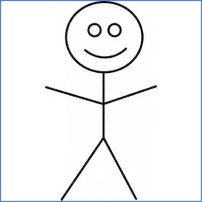
#> input picture Boo/stick.jpg, 202 x 202 px
$ jupyter execute Apertures.ipynb   (shell and % lines are left out)
#> lines starting #> are read from the running program, lines starting #| are printed output that depends on the picture; after the words box and inside, x2 and y2 are one past the last pixel; in counts of white or black regions, pixels touching at a corner belong together
# Apertures

What is an aperture and what does it have to do with fourier transforms!

The picture below is the basic idea of a camera.  its a box with a hole.

The first camera was actually a cave in Italy (or maybe China).

https://en.wikipedia.org/wiki/Camera_obscura
https://www.britannica.com/technology/camera-obscura-photography

The hole lets in light which is reflected off the object.  The rays travel from the object and pass through the aperture.  An upside down, and left to right reflected, version of the object appears.

[cell 1]
import numpy as np
import matplotlib.pyplot as plt
import PIL # image library to read JPG

[cell 2]
stick = PIL.Image.open("stick.jpg")
#> stick is the input picture: PIL image 202x202 RGB; mean R, G, B 242.2, 243, 244.2
stick # cool jupyter can just display the image!

[cell 3]
stick_np = np.array(stick)
stick_np.shape
#> Out = (202, 202, 3)

# The image has THREE dimensions.  Its RGB (color) (i, j, channel)

[cell 4]
# Its a black and white, so RGB are all the same.  Let's grab on.
stick_np = np.array(stick)[:, :, 1]
stick_np.shape
#> Out = (202, 202)

[cell 5]
plt.figure()
plt.imshow(stick_np, cmap='gray')

[cell 6]
# Let's make an aperture!
aperture = np.zeros(stick_np.shape)
# Just one pixel wide
aperture[101, 101] = 1
plt.figure()
plt.imshow(aperture)
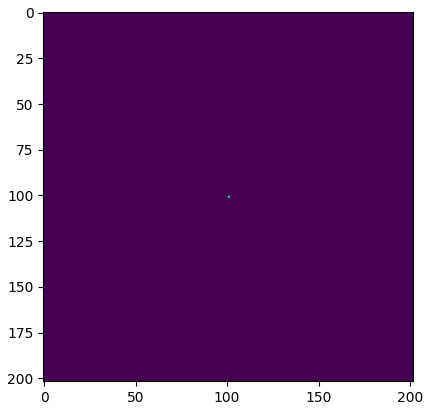
#> figure drawn by matplotlib, 1 panel

[cell 7]
# We can "LOOK" at the object (mister stick man) through this tiny aperture.

# First using fft.
cam1 = np.fft.ifft2(np.fft.fft2(stick_np) * np.fft.fft2(aperture))
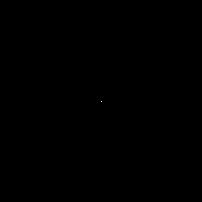
#> aperture: shape (202, 202) float64; values 0 (black) and 1 (white), 0% white in thin lines or dots, all inside (x1, y1, x2, y2) = (101, 101, 102, 102)
plt.figure()
# Note this would not work... because using FFT makes the image complex
# plt.imshow(cam1)
plt.imshow(np.absolute(cam1), cmap='gray')
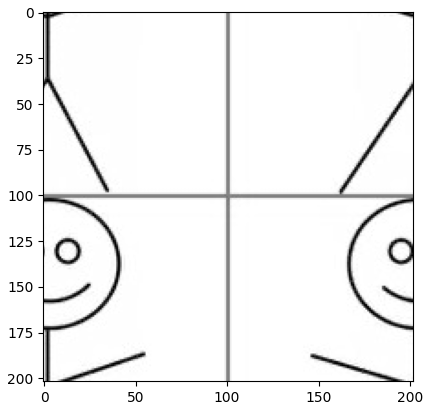
#> figure drawn by matplotlib, 1 panel

## OK, what just happened?

The "camera" should have seen the object and made an image.  It did sort of did, but everything is shifted... actually more like "rotated".

Well remember fftshift.  Something similar is going on.

Fourier transforms assume that the image wraps around at the edges.  So when it is shifted to the right and down, stuff from the left wraps around.

Folks generally call this rotation.

Also, the image has a black border.  Its not visible until it got shifted like this.  We'll see it again later.

[cell 8]
# Let's make an aperture!  But this time, we'll shift the aperture to the upper left!
aperture = np.zeros(stick_np.shape)
# Just one pixel wide, but now
aperture[0, 0] = 1

[cell 9]
cam1 = np.fft.ifft2(np.fft.fft2(stick_np) * np.fft.fft2(aperture))
#> aperture: shape (202, 202) float64; values 0 (black) and 1 (white), 0% white in thin lines or dots, all inside (x1, y1, x2, y2) = (0, 0, 1, 1)
plt.figure()
plt.imshow(np.absolute(cam1), cmap='gray')
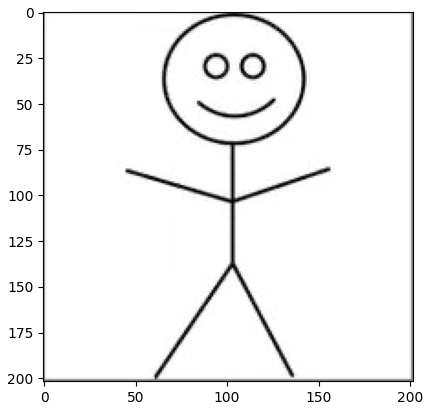
#> figure drawn by matplotlib, 1 panel

**That worked!!**

But what happens if we make the aperture larger?

First off, why make it larger?  Because then it can let in more light.  Note, we have not added lenses, which also let in more light.

Now the image is brighter, and you can see things which are dimmer.

But the light gets all mixed together, so you can get a blurrier image.

[cell 10]
# Let's make an aperture!
aperture = np.zeros(stick_np.shape)
# 10 by 10 pixels wide
aperture[0:10, 0:10] = 1
plt.figure()
plt.imshow(aperture)

[cell 11]
cam1 = np.fft.ifft2(np.fft.fft2(stick_np) * np.fft.fft2(aperture))
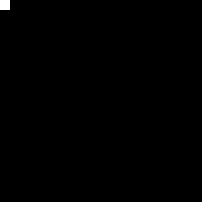
#> aperture: shape (202, 202) float64; values 0 (black) and 1 (white), 0.25% white; 1 white region, box (x1, y1, x2, y2) and area: (0, 0, 10, 10) 100
plt.figure()
plt.imshow(np.absolute(cam1), cmap='gray')
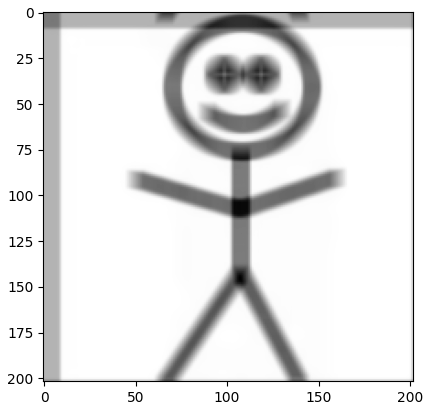
#> figure drawn by matplotlib, 1 panel

[cell 12]
# Now our image is blurry!


# Note we can "see" the aperture in the image.

aperture = np.zeros(stick_np.shape)
# 30 by 10 pixels wide
aperture[0:30, 0:10] = 1
plt.figure()
plt.imshow(aperture)

[cell 13]
cam1 = np.fft.ifft2(np.fft.fft2(stick_np) * np.fft.fft2(aperture))
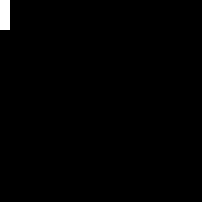
#> aperture: shape (202, 202) float64; values 0 (black) and 1 (white), 0.74% white; 1 white region, box (x1, y1, x2, y2) and area: (0, 0, 10, 30) 300
plt.figure()
plt.imshow(np.absolute(cam1), cmap='gray')

# Note the effect of the border is more pronounced now.
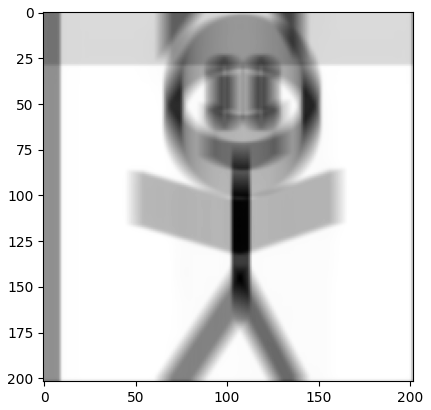
#> figure drawn by matplotlib, 1 panel
